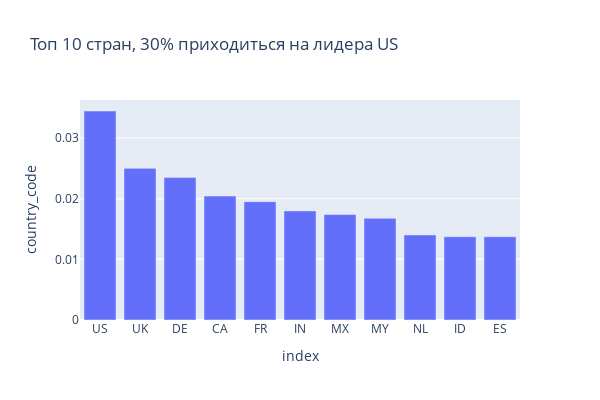

The cell this chart's notebook holds for it:
### Code cell
# Построим график в plotly 
df = geo_daily_report_sql.country_code.value_counts(normalize=True).reset_index()
fig = px.bar(df.loc[:10],
             x='index',
             y='country_code',
             title='Топ 10 стран, 30% приходиться на лидера US')
fig.update_layout(width=600, 
                  height=400)
fig.show()

### Figure 1 — Plotly figure (JSON) as saved in the notebook; plotly's stock layout.template omitted (floating-point values rounded to 4 significant figures)
{"data": [{"alignmentgroup": "True", "hovertemplate": "index=%{x}<br>country_code=%{y}<extra></extra>", "legendgroup": "", "marker": {"color": "#636efa", "pattern": {"shape": ""}}, "name": "", "offsetgroup": "", "orientation": "v", "showlegend": false, "textposition": "auto", "type": "bar", "x": ["US", "UK", "DE", "CA", "FR", "IN", "MX", "MY", "NL", "ID", "ES"], "xaxis": "x", "y": [0.03444, 0.02499, 0.02347, 0.02042, 0.01951, 0.01798, 0.01737, 0.01676, 0.01402, 0.01372, 0.01372], "yaxis": "y"}], "layout": {"barmode": "relative", "height": 400, "legend": {"tracegroupgap": 0}, "title": {"text": "Топ 10 стран, 30% приходиться на лидера US"}, "width": 600, "xaxis": {"anchor": "y", "domain": [0, 1], "title": {"text": "index"}}, "yaxis": {"anchor": "x", "domain": [0, 1], "title": {"text": "country_code"}}}}
